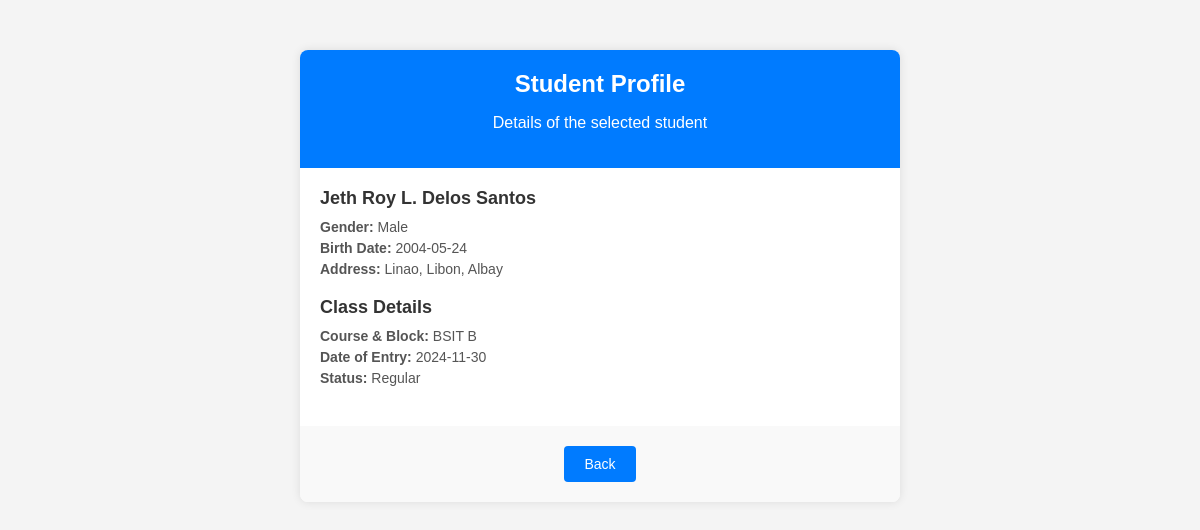
The app's page /user_view_student.php?id=10 with its own data.
### tables this page shows
CREATE TABLE `students` (
  `students_id` int(11) NOT NULL,
  `student_name` varchar(255) NOT NULL,
  `gender` varchar(55) NOT NULL,
  `address` varchar(255) NOT NULL,
  `birth_date` date NOT NULL,
  `course` varchar(255) NOT NULL,
  `block` varchar(255) NOT NULL,
  `date_of_entry` date NOT NULL DEFAULT current_timestamp(),
  `status` char(1) NOT NULL DEFAULT 'r' COMMENT 'r - regular\r\ni - irregular\r\ng - graduate',
  `user_type` char(1) NOT NULL DEFAULT 's' COMMENT 's - student'
);

### user_view_student.php (the view, shortened to what this page needs)
<?php
include 'server/connection.php';
if (isset($_GET['id'])) {
    $id = intval($_GET['id']);
    $sql = "SELECT * FROM students WHERE students_id = ?";
    $stmt = $conn->prepare($sql);
    $stmt->bind_param("i", $id);
    $stmt->execute();
    $result = $stmt->get_result();
    $student = $result->fetch_assoc();
} else {
    echo "No student ID provided.";
    exit;
}
?>
<!DOCTYPE html>
<html lang="en">
<head>
    <link rel="stylesheet" href="css/viewstudent.css">
</head>
<body>
    <div class="container">
        <div class="header">
            <h1>Student Profile</h1>
            <p>Details of the selected student</p>
        </div>
        <div class="profile">
            <div class="section">
                <h2><?php echo $student['student_name']; ?></h2>
                <p><strong>Gender:</strong> <?php echo $student['gender']; ?></p>
                <p><strong>Birth Date:</strong> <?php echo $student['birth_date']; ?></p>
                <p><strong>Address:</strong> <?php echo $student['address']; ?></p>
            </div>
            <div class="section">
                <h2>Class Details</h2>
                <p><strong>Course & Block:</strong> <?php echo $student['course'] . " " . $student['block']; ?></p>
                <p><strong>Date of Entry:</strong> <?php echo $student['date_of_entry']; ?></p>
                <p><strong>Status:</strong>
                <?php
                    if ($student['status'] === 'r') {
                        echo 'Regular';
                    } elseif ($student['status'] === 'g') {
                        echo 'Graduate';
                    } else {
                        echo 'Irregular';
                    }
                ?>
</p>
            </div>
        </div>
        <div class="buttons">
            <a href="user_page.php"><button>Back</button></a>
        </div>
    </div>
</body>
</html>

### css/viewstudent.css (style rules this page uses)
body { font-family: Arial, sans-serif; background-color: #f4f4f4; margin: 0; padding: 0; }
.container { width: 100%; max-width: 600px; margin: 50px auto; background-color: #fff; box-shadow: 0 0 10px rgba(0, 0, 0, 0.1); border-radius: 8px; overflow: hidden; }
.header { background-color: #007bff; color: #fff; padding: 20px; text-align: center; }
.header h1 { margin: 0; font-size: 24px; }
.profile { padding: 20px; }
.profile .section { margin-bottom: 20px; }
.profile .section h2 { margin: 0 0 10px; font-size: 18px; color: #333; }
.profile .section p { margin: 5px 0; font-size: 14px; color: #555; }
.buttons { text-align: center; padding: 20px; background-color: #f9f9f9; }
.buttons button { background-color: #007bff; color: #fff; border: none; padding: 10px 20px; font-size: 14px; cursor: pointer; border-radius: 4px; margin: 0 10px; }

### records on screen
students: student_name "Jeth Roy L. Delos Santos", gender "Male", birth_date "2004-05-24", address "Linao, Libon, Albay", course "BSIT", block "B", date_of_entry "2024-11-30"
